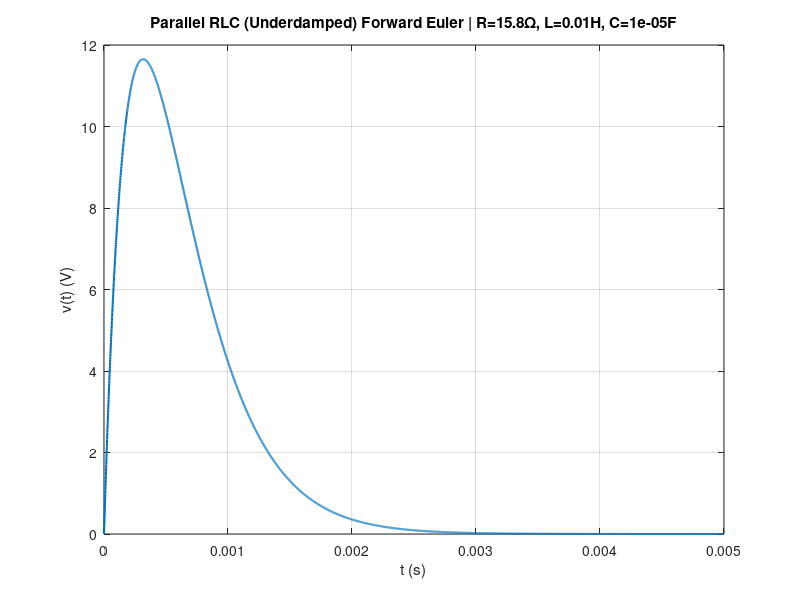

Write MATLAB code to recreate this figure.
clear; clc;
% Circuit parameters
L = 10e-3;          % H
C = 10e-6;          % F
R = 15.81;             % ohm
% Input (step)
I0 = 1;             % A
Is = @(t) I0;
% Simulation settings
h = 1e-6;           % s
T = 5e-3;           % s
t = 0:h:T;
N = length(t);
% States
v  = zeros(1,N);    % voltage [V]
iL = zeros(1,N);    % inductor current [A]
% Initial conditions
v(1)  = 0;
iL(1) = 0;
% Forward Euler
for k = 1:N-1
dv  = (1/C) * ( Is(t(k)) -(1/R)*v(k) -iL(k) );
diL = (1/L) * v(k);
v(k+1)  = v(k)  + h*dv;
iL(k+1) = iL(k) + h*diL;
end
% Plot current
figure; plot(t, v, 'LineWidth', 1.5); grid on
xlabel('t (s)'); ylabel('v(t) (V)');
title(sprintf('Parallel RLC (Underdamped) Forward Euler | R=%.1fΩ, L=%.3gH, C=%.3gF', R, L, C));
